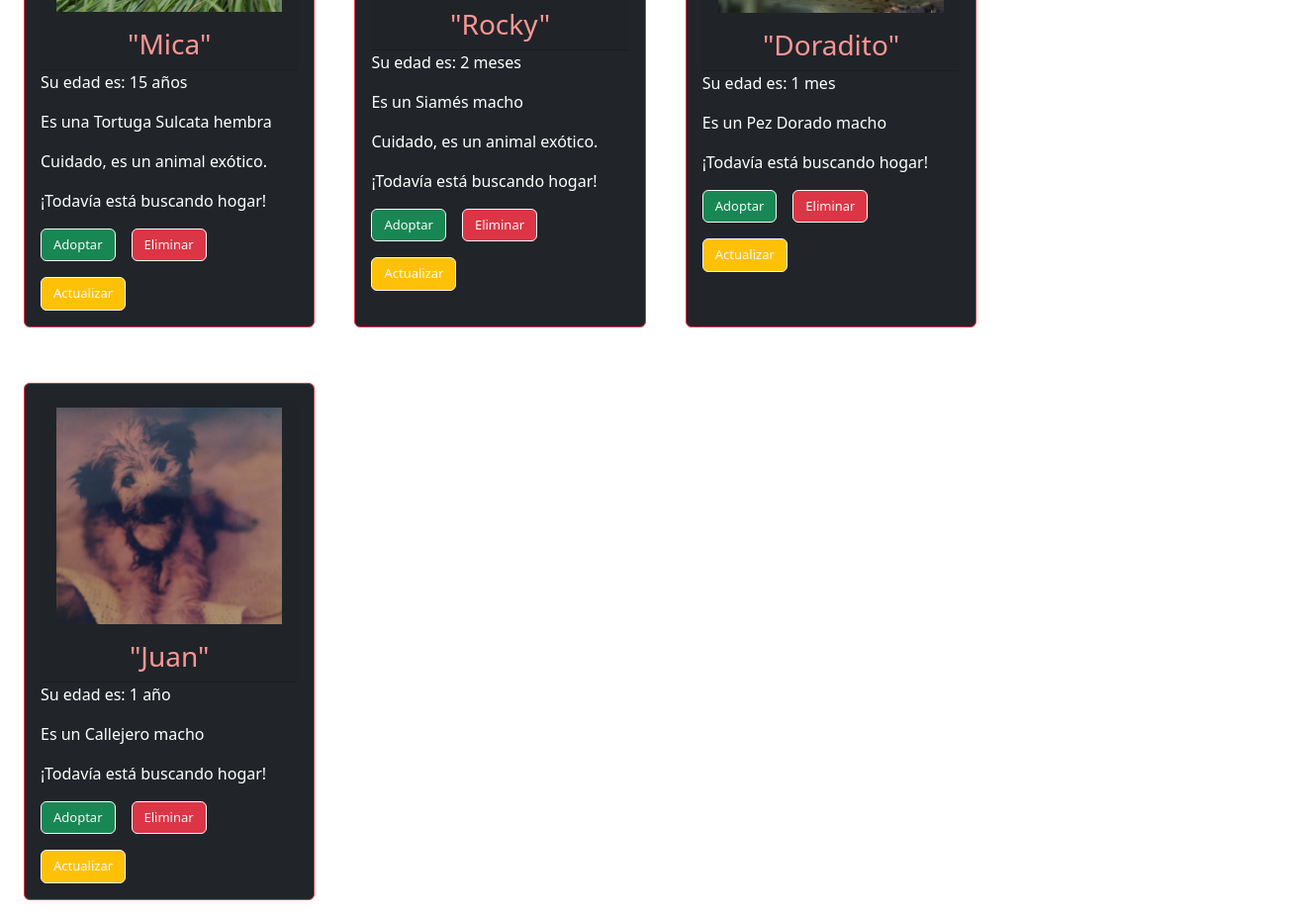
The page /animal-list/ (lower part) on the database as committed earlier.
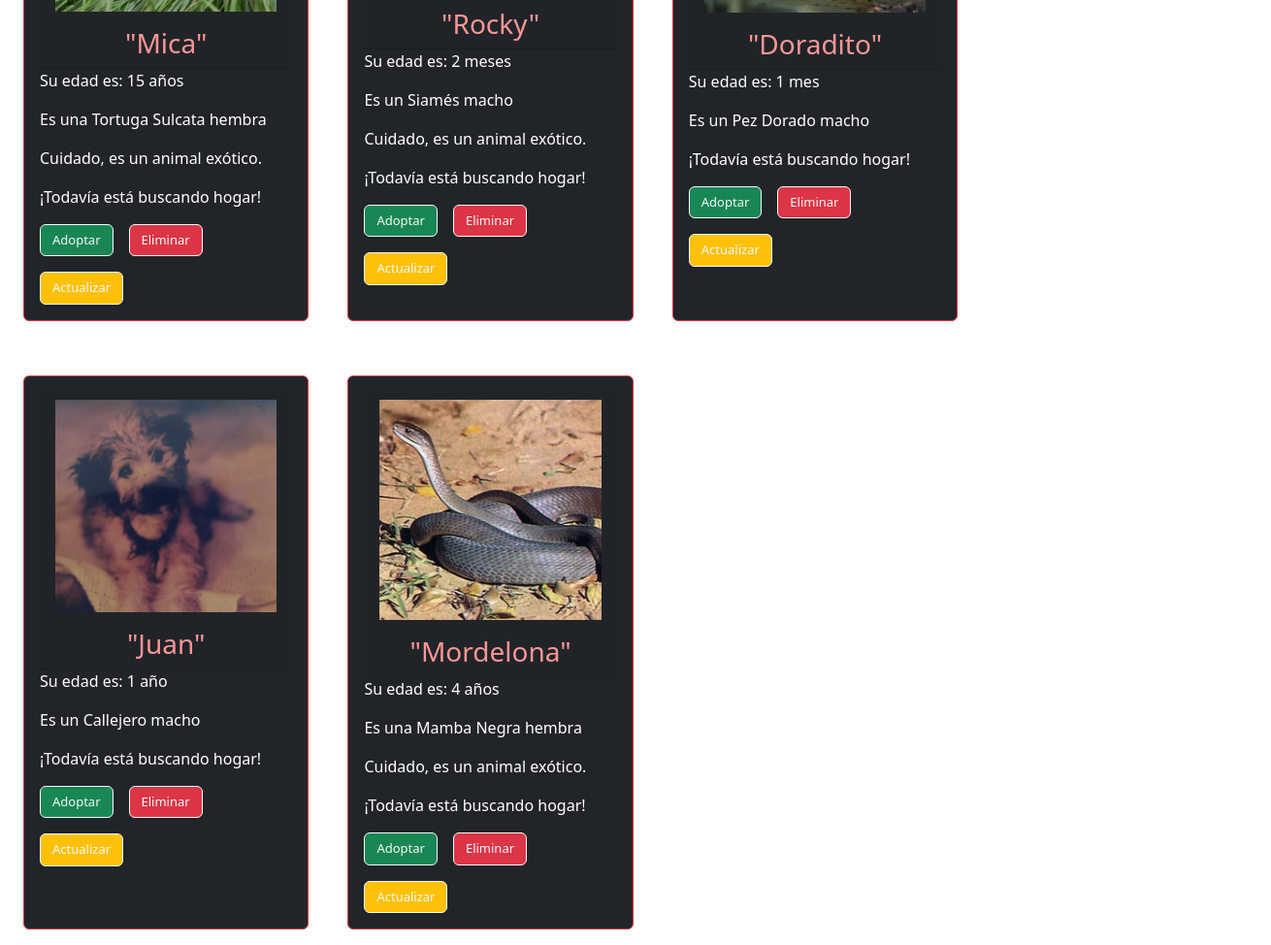
The same page on the database as committed later.
### animal_app/models.py (models this page shows, shortened)
class Animals(models.Model):
    name = models.CharField(max_length=100)
    age = models.IntegerField()
    gender = models.CharField(max_length=100)
    adopted = models.BooleanField(default=True)
    breed = models.CharField(max_length=100)
    exotic = models.BooleanField(default=False)
    baby = models.BooleanField(default=False)
    image = models.ImageField(upload_to=('pets/'), default="default.jpg")

### animal_app/views.py (the view)
# urls.py: path("animal-list/", animal_list),
def animal_list(request):
    if "search" in request.GET:
        search = request.GET["search"]
        all_animals = Animals.objects.filter(name__icontains=search)
    else:
        all_animals = Animals.objects.all()
    context = {
        "adoptions":all_animals,
    }
    return render(request, "animal-list.html", context = context)

### templates/animal-list.html (shortened to what this page needs)
{% extends "base.html" %}
{% block content %}
<div style="height: auto;
display: flex !important;
flex-wrap: wrap;
color: black;
gap: 2.5rem;
padding-left: 1.5rem;
padding-right: 1.5rem;
padding-top: 1.5rem;">
    {% for animal in adoptions %}
    <div class="card text-bg-dark mb-3 card border-danger mb-3" style="max-width: 18.4rem; max-height: 40rem;",>
        <div class="card-body">
        <h3 class="card-header"  style="color:rgb(254, 150, 149); text-align: center;">
            <img src="{{animal.image.url}}" alt="" style="width: 100%; height: 100%; object-fit: cover; ">
            "{{animal.name}}"
        </h3>
        {% if animal.baby == False %}
            {% if animal.age == 1 %}
                <p>Su edad es: {{animal.age}} año</p>
            {% else %}
                <p>Su edad es: {{animal.age}} años</p>
            {% endif %}
        {% else %}
            {% if animal.age == 1 %}
                <p>Su edad es: {{animal.age}} mes</p>
            {% else %}
                <p>Su edad es: {{animal.age}} meses</p>
            {% endif %}
        {% endif %}
        {% if animal.gender == "Macho" %}
            <p>Es un {{animal.breed}} macho</p>
        {% else %}
            <p>Es una {{animal.breed}} hembra</p>
        {% endif %}
        {% if animal.exotic == True %}
        <p> Cuidado, es un animal exótico. </p>
        {% endif %}
        {% if animal.adopted == True %}
        <p>¡Todavía está buscando hogar!</p>
        {% else %}
        <p>¡Ya fue adoptado!</p>
        {% endif %}
            <div style="height: auto;
            display: flex !important;
            flex-wrap: wrap;
            color: black;
            gap: 1rem;">
            <a href="/adopted/" class="btn btn-success btn-outline-light" style="font-size: small;">Adoptar</a>
            <a href="/delete-animal/{{animal.id}}" class="btn btn-danger btn-outline-light" style="font-size: small;">Eliminar</a>
            <a href="/update-animal/{{animal.id}}" class="btn btn-warning btn-outline-light" style="font-size: small;">Actualizar</a>
            </div>
        </div>
    </div>
    {% endfor %}
</div>
{% endblock %}

Rows that differ between the two databases and show on the page:
added Animals: image (picture), name "Mordelona", age "4", breed "Mamba Negra", exotic "Cuidado, es un animal exótico.", adopted "¡Todavía está buscando hogar!"
